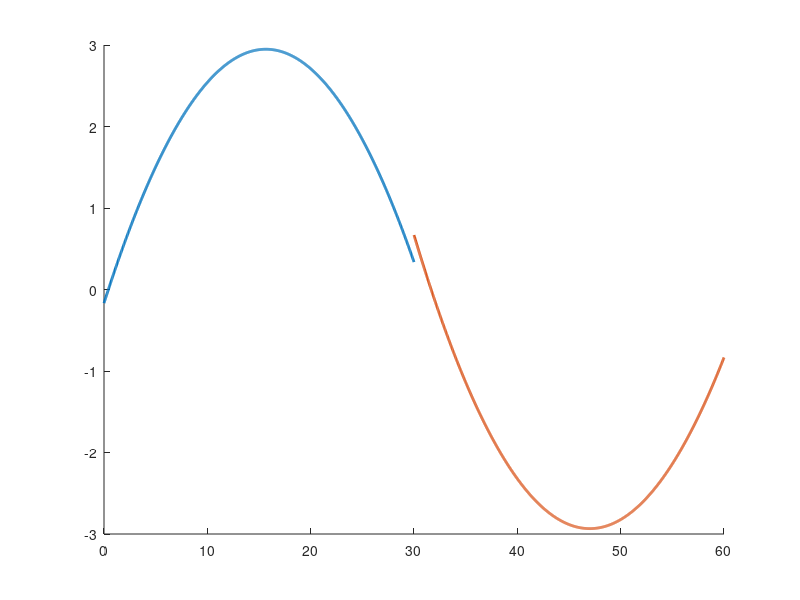

This chart was generated by the following MATLAB code:
%% Generate some interesting trajactory


%% single second-order polynominal trajectory
% double_lane_flag = 0;
% f = @(x) 3*x;            % striaght line
% % f = @(x) 0.01*x.^2;      % quandratic curve
% % f = @(x) 0.3*sin(0.1*x);   % sin curve
% 
% z = linspace(0,50,1000);
% 
% p1 = polyfit(z,f(z),2);
% g1 = @(x) p1(1)*x.^2 + p1(2)*x + p1(3);
% g_dot1 = @(x) 2*p1(1)*x + p1(2);
% 
% plot(z,f(z),'o');
% hold on, plot(z,g1(z))

%% Double Second-order polynominal trajectory
double_lane_flag = 1;

f = @(x) 3*sin(0.1*x);   % sin curve

x_boundary = 30;
z1 = linspace(0,x_boundary,1000);
z2 = linspace(x_boundary,2*x_boundary,1000);

p1 = polyfit(z1,f(z1),2);
p2 = polyfit(z2,f(z2),2);

g1 = @(x) p1(1)*x.^2 + p1(2)*x + p1(3);
g2 = @(x) p2(1)*x.^2 + p2(2)*x + p2(3);

g_dot1 = @(x) 2*p1(1)*x + p1(2);
g_dot2 = @(x) 2*p2(1)*x + p2(2);

%plot(z1,f(z1),'o');
%hold on, plot(z2,f(z2),'o');
hold on, plot(z1,g1(z1),'LineWidth',2);
hold on, plot(z2,g2(z2),'LineWidth',2);